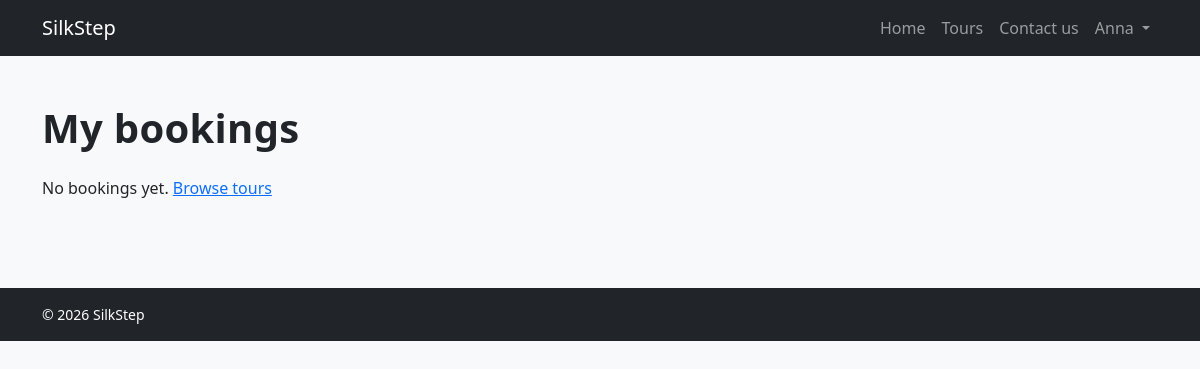
The page /my-bookings (signed in) on the database as committed earlier.
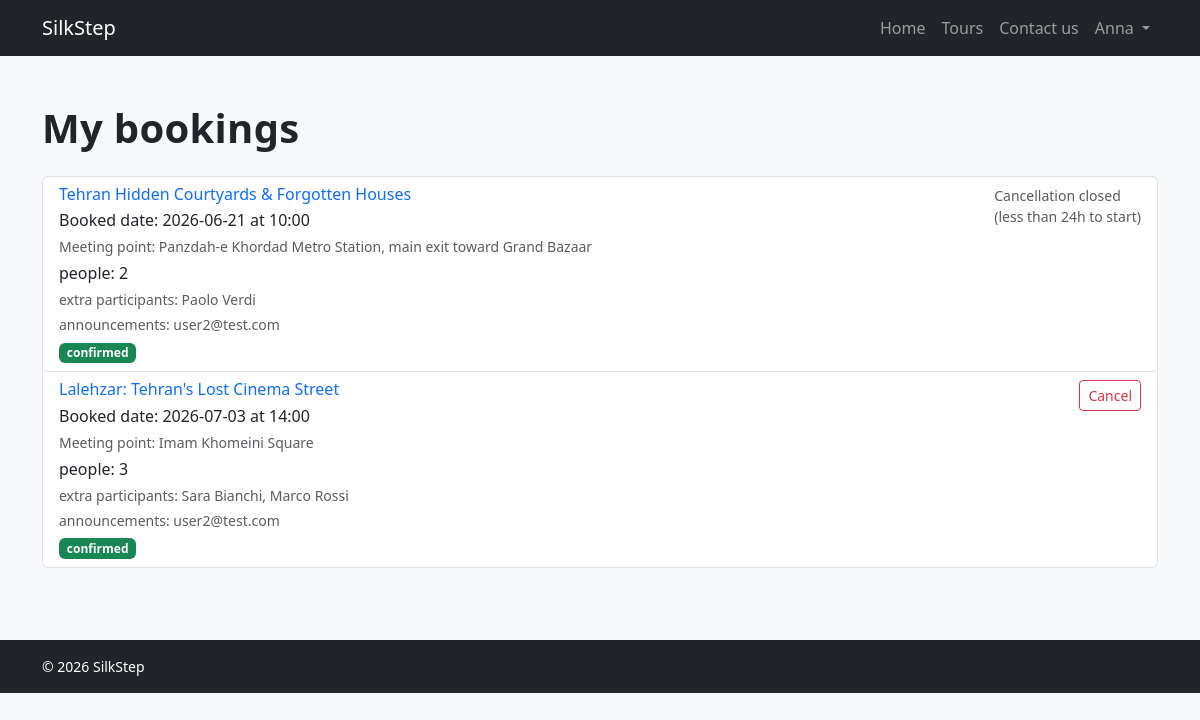
The same page on the database as committed later.
### tables this page shows
CREATE TABLE users (
    id INTEGER PRIMARY KEY AUTOINCREMENT,
    name TEXT NOT NULL,
    surname TEXT NOT NULL,
    email TEXT NOT NULL UNIQUE,
    password TEXT NOT NULL,
    role TEXT NOT NULL CHECK(role IN ('guide', 'participant', 'admin'))
);

CREATE TABLE bookings (
    id INTEGER PRIMARY KEY AUTOINCREMENT,
    tour_id INTEGER NOT NULL,
    participant_id INTEGER NOT NULL,
    tour_date TEXT NOT NULL,
    status TEXT NOT NULL DEFAULT 'confirmed',
    created_at TEXT DEFAULT CURRENT_TIMESTAMP, party_size INTEGER NOT NULL DEFAULT 1, notes TEXT, announce_email TEXT, announce_phone TEXT,
    FOREIGN KEY (tour_id) REFERENCES tours(id),
    FOREIGN KEY (participant_id) REFERENCES users(id)
);

CREATE TABLE tours (
    id INTEGER PRIMARY KEY AUTOINCREMENT,
    title TEXT NOT NULL,
    schedule TEXT NOT NULL,
    duration TEXT NOT NULL,
    payment TEXT NOT NULL,
    summary TEXT NOT NULL
, guide_id INTEGER, meeting_point TEXT, max_participants INTEGER DEFAULT 15, photo_url TEXT, meeting_map_link TEXT, duration_minutes INTEGER);

CREATE TABLE booking_guests (
    id INTEGER PRIMARY KEY AUTOINCREMENT,
    booking_id INTEGER NOT NULL,
    first_name TEXT NOT NULL,
    last_name TEXT NOT NULL,
    FOREIGN KEY (booking_id) REFERENCES bookings(id) ON DELETE CASCADE
);

### app.py (the view)
@app.route("/my-bookings")
def my_bookings():
    if not current_user.is_authenticated or current_user.role != "participant":
        return redirect(url_for("home"))
    now = datetime.now()
    bookings = [dict(r) for r in bookings_dao.get_bookings_by_participant(current_user.id)]
    for booking in bookings:
        booking["guests"] = [
            dict(g) for g in bookings_dao.get_guests_for_booking(booking["id"])
        ]
        start_dt = booking_start_datetime(booking["tour_id"], booking["tour_date"])
        booking["start_time"] = start_dt.strftime("%H:%M") if start_dt else ""
        booking["can_cancel"] = bool(start_dt and start_dt - now >= timedelta(hours=24))
    return render_template(
        "my_bookings.html",
        bookings=bookings,
        page_error=request.args.get("error", ""),
    )

### app.py (called while the page is built)
@login_manager.user_loader
def load_user(user_id):
    row = users_dao.get_user_by_id(int(user_id))
    return User(row) if row else None

### bookings_dao.py (called while the page is built)
def get_guests_for_booking(booking_id):
    conn = sqlite3.connect("silkstep.db")
    conn.row_factory = sqlite3.Row
    rows = conn.execute(
        """
        SELECT first_name, last_name
        FROM booking_guests
        WHERE booking_id = ?
        ORDER BY id
        """,
        (booking_id,),
    ).fetchall()
    conn.close()
    return rows

def get_bookings_by_participant(participant_id):
    conn = sqlite3.connect("silkstep.db")
    conn.row_factory = sqlite3.Row
    rows = conn.execute(
        """
        SELECT b.id, b.tour_id, b.tour_date, b.party_size, b.notes, b.status, b.created_at,
               b.announce_email, b.announce_phone,
               t.title AS tour_title, t.schedule AS tour_schedule,
               t.meeting_point AS meeting_point
        FROM bookings b
        JOIN tours t ON t.id = b.tour_id
        WHERE b.participant_id = ?
        ORDER BY b.id DESC
        """,
        (participant_id,),
    ).fetchall()
    conn.close()
    return rows

### helpers.py (called while the page is built)
def booking_start_datetime(tour_id, tour_date):
    try:
        day = datetime.strptime(tour_date, "%Y-%m-%d").date()
    except (TypeError, ValueError):
        return None
    start_time = tour_schedule_dao.get_start_time(tour_id, day.weekday())
    if not start_time:
        return None
    try:
        hour, minute = (int(part) for part in start_time.split(":"))
    except ValueError:
        hour, minute = 0, 0
    return datetime(day.year, day.month, day.day, hour, minute)

### tour_schedule_dao.py (called while the page is built)
def get_start_time(tour_id, weekday):
    conn = sqlite3.connect("silkstep.db")
    row = conn.execute(
        "SELECT start_time FROM tour_schedule WHERE tour_id = ? AND weekday = ?",
        (tour_id, weekday),
    ).fetchone()
    conn.close()
    return row[0] if row else None

### users_dao.py (called while the page is built)
def get_user_by_id(user_id):
    conn = sqlite3.connect("silkstep.db")
    conn.row_factory = sqlite3.Row
    row = conn.execute("SELECT * FROM users WHERE id = ?", (user_id,)).fetchone()
    conn.close()
    return row

### templates/my_bookings.html (shortened to what this page needs)
{% extends "base.html" %}
{% block content %}
<section class="container py-5">
  <h1 class="mb-4">My bookings</h1>
  {% if bookings %}
    <div class="list-group">
      {% for b in bookings %}
        <div class="list-group-item">
          <div class="d-flex justify-content-between align-items-start">
            <div>
              <h2 class="h6 mb-1">
                <a href="{{ url_for('tour_detail', tour_id=b.tour_id) }}" class="text-decoration-none">
                  {{ b.tour_title }}
                </a>
              </h2>
              <p class="mb-1">Booked date: {{ b.tour_date }}{% if b.start_time %} at {{ b.start_time }}{% endif %}</p>
              {% if b.meeting_point %}
                <p class="mb-1 text-muted small">Meeting point: {{ b.meeting_point }}</p>
              {% endif %}
              {% if b.party_size %}
                <p class="mb-1">people: {{ b.party_size }}</p>
              {% endif %}
              {% if b.guests %}
                <p class="mb-1 text-muted small">
                  extra participants:
                  {% for g in b.guests %}
                    {{ g.first_name }} {{ g.last_name }}{% if not loop.last %}, {% endif %}
                  {% endfor %}
                </p>
              {% endif %}
              {% if b.announce_email or b.announce_phone %}
                <p class="mb-1 text-muted small">
                  announcements:
                  {% if b.announce_email %}{{ b.announce_email }}{% endif %}
                </p>
              {% endif %}
              <span class="badge bg-success">{{ b.status }}</span>
            </div>
            {% if b.can_cancel %}
              <form method="POST" action="{{ url_for('cancel_booking', booking_id=b.id) }}">
                <button type="submit" class="btn btn-outline-danger btn-sm"
                        onclick="return confirm('Cancel this booking?');">
                  Cancel
                </button>
              </form>
            {% else %}
              <span class="text-muted small">Cancellation closed<br>(less than 24h to start)</span>
            {% endif %}
          </div>
        </div>
      {% endfor %}
    </div>
  {% else %}
    <p>No bookings yet. <a href="{{ url_for('tours') }}">Browse tours</a></p>
  {% endif %}
</section>
{% endblock %}

### templates/base.html (shortened to what this page needs)
<!DOCTYPE html>
<html lang="en">
<head>
  <link href="https://cdn.jsdelivr.net/npm/bootstrap@5.3.0/dist/css/bootstrap.min.css" rel="stylesheet">
  <link rel="stylesheet" href="{{ url_for('static', filename='css/style.css') }}">
</head>
<body>
  <nav class="navbar navbar-expand-lg navbar-dark bg-dark">
    <div class="container">
      <a class="navbar-brand" href="{{ url_for('home') }}">SilkStep</a>
      <div class="collapse navbar-collapse" id="mainNav">
        <ul class="navbar-nav ms-auto align-items-lg-center">
          <li class="nav-item">
            <a class="nav-link" href="{{ url_for('home') }}">Home</a>
          </li>
          <li class="nav-item">
            <a class="nav-link" href="{{ url_for('tours') }}">Tours</a>
          </li>
          <li class="nav-item">
            <a class="nav-link" href="{{ url_for('contact') }}">Contact us</a>
          </li>
          {% if current_user.is_authenticated %}
          <li class="nav-item dropdown">
            <a class="nav-link dropdown-toggle" href="#" role="button"
               data-bs-toggle="dropdown" aria-expanded="false">
              {{ current_user.name }}
            </a>
          </li>
          {% else %}
          <li class="nav-item">
            <a class="nav-link" href="{{ url_for('login') }}">Login</a>
          </li>
          {% endif %}
        </ul>
      </div>
    </div>
  </nav>
  <main>
    {% block content %}{% endblock %}
  </main>
  <footer class="bg-dark text-white py-3 mt-4">
    <div class="container small">&copy; 2026 SilkStep</div>
  </footer>
</body>
</html>

### static/css/style.css (style rules this page uses)
body { background-color: #f8f9fa; color: #212529; }
h1 { font-weight: 700; letter-spacing: 0.3px; }

Rows that differ between the two databases and show on the page:
added bookings: tour_title "Tehran Hidden Courtyards & Forgotten Houses", tour_date "2026-06-21", start_time "10:00", meeting_point "Panzdah-e Khordad Metro Station, main exit toward Grand Bazaar", party_size "2", announce_email "user2@test.com", status "confirmed", shows "Cancellation closed"
now on this page (row unchanged): booking_guests: first_name "Paolo", last_name "Verdi", shown under "Tehran Hidden Courtyards & Forgotten Houses"
added bookings: tour_title "Lalehzar: Tehran's Lost Cinema Street", tour_date "2026-07-03", start_time "14:00", meeting_point "Imam Khomeini Square", party_size "3", announce_email "user2@test.com", status "confirmed"
now on this page (row unchanged): booking_guests: first_name "Sara", last_name "Bianchi", shown under "Lalehzar: Tehran's Lost Cinema Street"
now on this page (row unchanged): booking_guests: first_name "Marco", last_name "Rossi", shown under "Lalehzar: Tehran's Lost Cinema Street"
Other text that changed with them:
text no longer shown: "No bookings yet. Browse tours"
